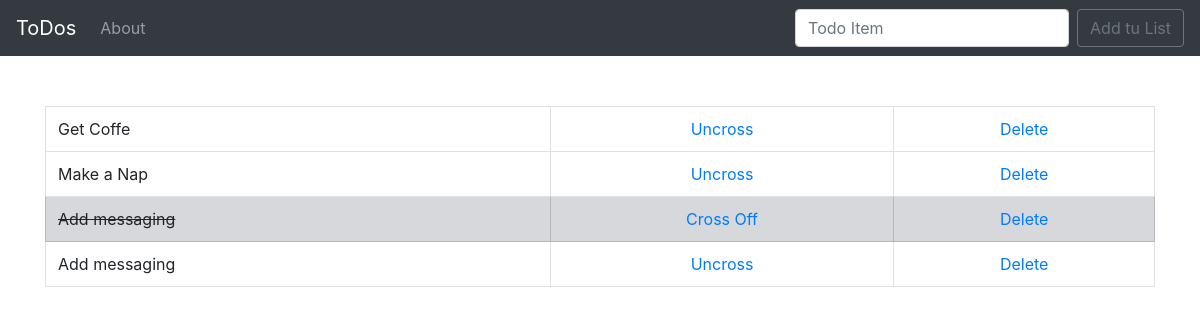
Before: / with the older database file.
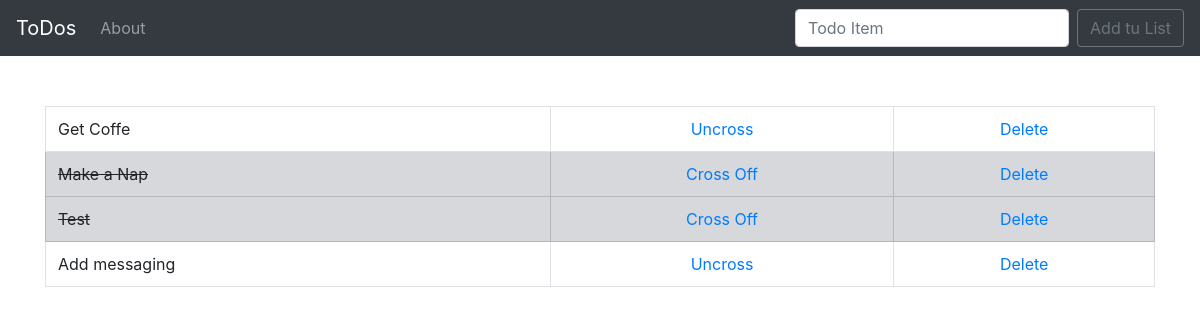
After: the same page with the newer database file.
### todo_list/models.py (models this page shows, shortened)
class List(models.Model):
    item = models.CharField(max_length=200)
    completed = models.BooleanField(default=False)

### todo_list/views.py (the view)
# urls.py: 2. Add a URL to urlpatterns:  path('', views.home, name='home')
def home(request):
    if request.method == 'POST':
        form = ListForm(request.POST or None)
        if form.is_valid():
            form.save()
            messages.success(request, 'Item Addet!')
            all_items = List.objects.all
            return render(request, 'home.html', {'all_items': all_items})
        else:
            all_items = List.objects.all
            return render(request, 'home.html', {'all_items': all_items})
    else:
        all_items = List.objects.all
        return render(request, 'home.html', {'all_items': all_items})

### todo_list/templates/home.html (shortened to what this page needs)
{% extends 'base.html' %}
{% block content %}
    {% if all_items %}
<table class="table table-bordered">
    {%  for things in all_items %}
        {% if things.completed %}
           <tr class="table-secondary">
               <td class="striker">{{ things.item }}</td>
               <td><center><a href="{% url 'uncross' things.id %}">Cross Off</a> </center></td>
               <td><center><a href="{% url 'delete' things.id %}">Delete</a></center></td>
           </tr>
        {% else %}
            <tr>
               <td>{{ things.item }}</td>
               <td><center><a href="{% url 'cross_off' things.id %}">Uncross</a> </center></td>
               <td><center><a href="{% url 'delete' things.id %}">Delete</a></center></td>
           </tr>
        {% endif %}
    {% endfor %}
 </table>
    {% else %}
        <div class="container">
            <h1>Nothing to do</h1>
        </div>
    {% endif %}
{% endblock %}

### todo_list/templates/base.html (shortened to what this page needs)
{% load static %}
<html lang="en">
  <head>
    <link rel="stylesheet" href="https://cdn.jsdelivr.net/npm/bootstrap@4.6.2/dist/css/bootstrap.min.css">
    <link rel="stylesheet" href="{% static 'css/my_styles.css' %}">
  </head>
  <body>
  <nav class="navbar navbar-expand-lg navbar-dark bg-dark">
  <a class="navbar-brand" href="{% url 'home' %}">ToDos</a>
  <div class="collapse navbar-collapse" id="navbarSupportedContent">
    <ul class="navbar-nav mr-auto">
      <li class="nav-item">
        <a class="nav-link" href="{% url 'about' %}">About</a>
      </li>
    </ul>
    <form class="form-inline my-2 my-lg-0" method="post">
      <input class="form-control mr-sm-2" type="search" placeholder="Todo Item" aria-label="Search" name="item">
      <button class="btn btn-outline-secondary my-2 my-sm-0" type="submit">Add tu List</button>
    </form>
  </div>
</nav>
  <div class="container" style="margin-top: 50px;">
    {% block content %}
    {% endblock %}
    </div>
</body>
</html>

### static/css/my_styles.css (style rules this page uses)
.striker { text-decoration: line-through; }

Changed rows visible on the page:
removed List: item "Add messaging"
changed List "Make a Nap": completed "Uncross" → "Cross Off"
added List: item "Test"
